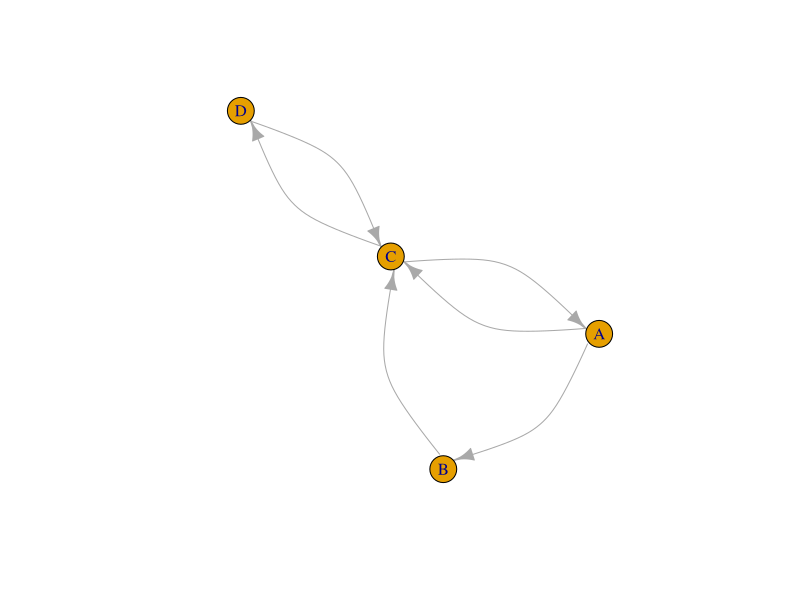

R code for this plot: (Note: this script raises an error after producing the figure.)
## ---- chunk 1
library(igraph)
A <- matrix(c(0,1,1,0, 0,0,1,0, 1,0,0,1, 0,0,1,0), nrow = 4, byrow = TRUE)
row.names(A) <- c("A", "B", "C", "D")
colnames(A) <- c("A", "B", "C", "D")
net <- graph_from_adjacency_matrix(A)
plot(net, edge.curved=0.5)
## ---- chunk 2
m <- matrix(c(0,1,1,0, 0,0,1,0, 1,0,0,1, 0,0,1,0), nrow = 4, byrow = TRUE)
row.names(m) <- LETTERS[1:4]
colnames(m) <- LETTERS[1:4]
m
## ---- chunk 3
all(m[upper.tri(m)] == t(m)[upper.tri(m)])
## ---- chunk 4
isSymmetric(m)
## ---- chunk 5
# Creating a random matrix
random_matrix <- matrix(sample(x = c(0,1), size = 10^2, replace=T), ncol=10)
random_matrix
# It is not symmetric
isSymmetric(random_matrix)

# Replace the upper triangle with the transposed upper triangle
random_matrix[upper.tri(random_matrix)] <- t(random_matrix)[upper.tri(random_matrix)]
random_matrix
# Now it is symmetric
isSymmetric(random_matrix)
## ---- chunk 6
#maybe use this from 11.34
create_network <- function(N, FRIENDSHIPRATIO){
  adjm <- matrix(0, ncol = N, nrow = N)
  adjm[upper.tri(adjm)] <- sample(x = 0:1, 
                                  size = N*(N-1)/2, 
                                  replace = TRUE, 
                                  prob = c(1-FRIENDSHIPRATIO, FRIENDSHIPRATIO))
  adjm[lower.tri(adjm)] <- t(adjm)[lower.tri(adjm)]
  return(adjm)
  }
# n <- 10
# adjm <- matrix(NA, ncol = n, nrow = n)
# adjm
## ---- chunk 7
friendshipRatio <- 0.5

adjm[upper.tri(adjm)] <- sample(x = 0:1, 
                                size = n*(n-1)/2, 
                                replace = TRUE, 
                                prob = c(1-friendshipRatio, friendshipRatio))
adjm

# add the mirror image to the lower triangle
adjm[lower.tri(adjm)] <- t(adjm)[lower.tri(adjm)]
adjm

# replace diagonal (these indicate self-references) with zeros
diag(adjm) <- 0
adjm
## ---- chunk 8
library(igraph)
net <- graph_from_adjacency_matrix(adjm)
net
## ---- chunk 9
set.seed(1)
plot(net)
## ---- chunk 10
par(mfrow = c(1,2))
plot(net, layout = layout.grid(net), main = "Grid layout")
plot(net, layout = layout.circle(net), main = "Ring layout")
## ---- chunk 11
par(mfrow = c(1,1))
set.seed(1)
plot(net, 
     vertex.color = "dodgerblue", 
     vertex.label.color = "white",
     vertex.size = 20,
     edge.color = "black",
     edge.width = 1,
     edge.arrow.size = 0.5,
     main = "Default layout with styling")
## ---- chunk 12
# There is no age attribute set
V(net)$age

# Add an age attribute and randomly assign an age class
V(net)$age <- sample(x = 1:10, size = n, replace = TRUE)

# The network now has an age attribute
V(net)$age

V(net)$colour <- heat.colors(n = 10, rev = TRUE)[V(net)$age]

net
## ---- chunk 13
set.seed(1)
plot(net, 
     vertex.color = V(net)$colour, 
     vertex.label.color = "black",
     vertex.size = 20,
     edge.color = "black",
     edge.width = 1,
     edge.arrow.size = 0.5)
## ---- chunk 14
net <- as.undirected(net)
set.seed(1)
plot(net, 
     vertex.color = V(net)$colour, 
     vertex.label = "",
     vertex.size = 9,
     edge.width = 1,
     edge.arrow.size = 0.5)
## ---- chunk 15
# create a copy of the adjacency matrix
adjm2 <- adjm

# draw random values from a uniform distribution and replace the matrix entries that have a value of 1
adjm2[upper.tri(adjm2)] <- runif(n = sum(upper.tri(adjm2))) * adjm2[upper.tri(adjm2)]

# copy the mirror image to the lower triangle
adjm2[lower.tri(adjm2)] <- t(adjm2)[lower.tri(adjm2)]

# create the network
net2 <- graph_from_adjacency_matrix(adjm2, weighted = TRUE, mode = "undirected")
net2
## ---- chunk 16
V(net2)$age <- V(net)$age
V(net2)$colour <- V(net)$colour

plot(net2, 
     vertex.color = V(net2)$colour,
     vertex.label = "",
     vertex.size = 9,
     edge.width = E(net2)$weight*5,
     edge.arrow.size = 0.5)
## ---- chunk 17
# vertex information
V(net2)

# edge information
E(net2)
## ---- chunk 18
# vertex attributes
get.vertex.attribute(graph = net2)

# edge attributes
get.edge.attribute(net2)
## ---- chunk 19
# vertex count
vcount(net)

# edge count
ecount(net)
## ---- chunk 20
diameter(graph = net)
## ---- chunk 21
# average distance between any dyad
mean_distance(graph = net)
## ---- chunk 22
edge_density(graph = net)
## ---- chunk 23
reciprocity(graph = net)
## ---- chunk 24
transitivity(graph = net)
## ---- chunk 25
# number of edges that connected with each node
degree(graph = net)

# as we have an undirected network, the count of incoming and outgoing edges is identical
identical(degree(graph = net, mode = "in"), 
          degree(graph = net, mode = "out"))

# we can use the mean of all degree centralities as a general measure for the entire network
mean(degree(graph = net))
## ---- chunk 26
sort(strength(graph = net))
## ---- chunk 27
closeness(graph = net)
## ---- chunk 28
betweenness(graph = net)
## ---- chunk 29
eigen_centrality(graph = net)$vector
## ---- chunk 30
# set up vector that stores whether an individual possesses the latest gossip:
gossip_meter <- rep(FALSE, n)
gossip_meter

# choose a random individual to start gossiping
gossip_meter[sample(x = n, size = 1)] <- TRUE
gossip_meter

# choose an individual with gossip
if(sum(gossip_meter) == 1){
  gossip_provider <- which(gossip_meter)
} else {
  gossip_provider <- sample(x = which(gossip_meter), size = 1)
}

# choose a neighbour in the network
neighbours <- which(adjm[gossip_provider,] == 1)

# only execute if there is a neighbour
if(length(neighbours) > 0){
  # choose one neighbour if several are present
  if(length(neighbours) == 1){
    neighbour <- neighbours
  } else {
    neighbour <- sample(x = neighbours, size = 1)
  }
  # update gossip indicator of the neighbour
  gossip_meter[neighbour] <- TRUE
}
gossip_meter
## ---- chunk 31
mySample <- function(x, prob = NULL){
  if(length(x) == 1){
    return(x)
  } else {
    return(sample(x = x, size = 1, prob = prob))
  }
}
## ---- chunk 32
library(tidyverse)
# total number of turns to loop over
Turns <- 50

# a matrix to record how many individuals have the gossip at time x
res <- tibble(turn = 1:Turns, gossipers = rep(0, Turns))

# set up gossip indicator
gossip_meter <- rep(FALSE, n)

# choose a random individual to start gossipping
gossip_meter[sample(x = n, size = 1)] <- TRUE

for(turns in 1:Turns){
  res[turns,2] <- sum(gossip_meter)/n
  # choose an individual with gossip
  gossip_provider <- mySample(which(gossip_meter))
  
  # choose a neighbour in the network
  neighbours <- which(adjm[gossip_provider,] == 1)
  
  # only execute if there is a neighbour
  if(length(neighbours) > 0){
    # choose one neighbour ...
    neighbour <- mySample(neighbours)
    # and update its gossip indicator
    gossip_meter[neighbour] <- TRUE
  }
}

# have a look at the time course
res$turn
## ---- chunk 33
# plot result
library(ggplot2)
ggplot(res) + 
  geom_line(aes(x = turn, y = gossipers)) +
  ylab("prop. of pop. with gossip") +
  theme_bw()
## ---- chunk 34
gossip_model_1 <- function(ADJM, TURNS, SIM = 1){
  n <- nrow(ADJM)
  # a matrix to record how many individuals have the gossip at time x
  res <- tibble(turn = 1:TURNS, gossipers = rep(0, TURNS))
  # set up gossip indicator
  gossip_meter <- rep(FALSE, n)
  # choose a random individual to start gossiping
  gossip_meter[sample(x = n, size = 1)] <- TRUE
  
  for(turns in 1:TURNS){
    res[turns,2] <- sum(gossip_meter)/n
    # choose an individual with gossip
    gossip_provider <- mySample(which(gossip_meter))
    # choose a neighbour in the network
    neighbours <- which(ADJM[gossip_provider,] == 1)
    # only execute if there is a neighbour
    if(length(neighbours) > 0){
      # choose one neighbour ...
      neighbour <- mySample(neighbours)
      # and update its gossip indicator
      gossip_meter[neighbour] <- TRUE
    }
  }
  res$simulation <- SIM
  return(res)
}
## ---- chunk 35
data <- do.call("rbind", lapply(1:100, function(sim){
  gossip_model_1(ADJM = adjm, TURNS = 100, SIM = sim)
}))
## ---- chunk 36
ggplot(data) + 
  geom_line(aes(x = turn, y = gossipers, group = simulation), alpha = .2) +
  ylab("prop. of pop. with gossip") +
  theme_bw()
## ---- chunk 37
create_network <- function(N, FRIENDSHIPRATIO){
  adjm <- matrix(0, ncol = N, nrow = N)
  adjm[upper.tri(adjm)] <- sample(x = 0:1, 
                                  size = N*(N-1)/2, 
                                  replace = TRUE, 
                                  prob = c(1-FRIENDSHIPRATIO, FRIENDSHIPRATIO))
  adjm[lower.tri(adjm)] <- t(adjm)[lower.tri(adjm)]
  return(adjm)
}
## ---- chunk 38
adjm_full <- create_network(N = n, FRIENDSHIPRATIO = 1)

data_full <- do.call("rbind", 
                     lapply(1:100, function(sim){
                       gossip_model_1(ADJM = adjm_full, TURNS = 100, SIM = sim)
                       })
                     )
## ---- chunk 39
data$type <- "colleague network"
data_full$type <- "fully connected"
data_combined <- rbind(data, data_full)

ggplot(data_combined) + 
  geom_point(aes(x = turn, y = gossipers, color = type), alpha = .05) +
  geom_smooth(aes(x = turn, y = gossipers, color = type)) +
  ylab("prop. of pop. with gossip") +
  theme_bw()
## ---- chunk 40
adjm_colleagues <- create_network(N = 25, FRIENDSHIPRATIO = .20)
adjm_full <- create_network(N = 25, FRIENDSHIPRATIO = 1)

data_colleagues <- do.call("rbind", lapply(1:100, function(sim){
  gossip_model_1(ADJM = adjm_colleagues, TURNS = 100, SIM = sim)
}))

data_full <- do.call("rbind", lapply(1:100, function(sim){
  gossip_model_1(ADJM = adjm_full, TURNS = 100, SIM = sim)
}))
## ---- chunk 41
data_colleagues$type <- "colleague network"
data_full$type <- "fully connected"
data_combined2 <- rbind(data_full, data_colleagues)

ggplot(data_combined2) + 
  geom_point(aes(x = turn, y = gossipers, color = type), alpha = .05) +
  geom_smooth(aes(x = turn, y = gossipers, color = type)) +
  ylab("prop. of pop. with gossip") +
  theme_bw()
## ---- chunk 42
gossip_model_2 <- function(ADJM, PROP, TURNS, SIM = 1){
  n <- nrow(ADJM)
  # set up gossip indicator
  gossip_meter <- rep(F, n)
  # choose a random individual to start gossipping
  gossip_meter[sample(x = n, size = 1)] <- TRUE
  
  timestep <- NA
  for(turns in 1:TURNS){
    # record the time step when a defined proportion of the population has the gossip
    if(sum(gossip_meter)/n >= PROP & is.na(timestep)){
      timestep <- turns 
    }
    # choose an individual with gossip
    gossip_provider <- mySample(which(gossip_meter))
    # choose a neighbour in the network
    neighbours <- which(ADJM[gossip_provider,] == 1)
    # only execute if there is a neighbour
    if(length(neighbours)>0){
      # choose one neighbour ...
      neighbour <- mySample(neighbours)
      # and update its gossip indicator
      gossip_meter[neighbour] <- TRUE
    }
  }
  # if PROP is not reached, return the maximum value
  if(is.na(timestep)){
    timestep <- TURNS
  }
  return(timestep)
}
## ---- chunk 43
adjm <- create_network(N = 50, FRIENDSHIPRATIO = .25)
gossip_model_2(ADJM = adjm, PROP = .75, TURNS = 100, SIM = 1)
## ---- chunk 44
parameters <- expand.grid(groupSize = c(10,50),#c(10,30,50,70,90),
                          reconnections = c(0,.01,.05,.1,.5,1),
                          repetition = 1:50)
tmp <- lapply(1:nrow(parameters), function(p){
  net <- watts.strogatz.game(dim = 1, size = parameters[p,"groupSize"], nei = 2, 
                             p = parameters[p,"reconnections"], loops = FALSE, 
                             multiple = FALSE)
  adjm <- get.adjacency(net)
  model <- gossip_model_2(ADJM = adjm, PROP = .5, TURNS = 500, 
                          SIM = parameters[p,"repetition"])
  tibble(time = model, 
             degree = mean(degree(net)), 
             path = average.path.length(net))
})

tmp2 <- do.call("rbind", tmp)
parameters <- cbind(parameters, tmp2)
## ---- chunk 45
library(tidyverse)
parameters %>% 
  group_by(groupSize, reconnections) %>% 
  summarise(meanTime = mean(time), 
            meanDegree = mean(degree),
            meanPath = mean(path)) -> data
## ---- chunk 46
parameters$groupSize <- factor(parameters$groupSize)

ggplot(parameters, aes(x = reconnections, y = degree, col = groupSize)) + 
  geom_jitter(height = .01, alpha = .5) +
  scale_y_continuous(limits = c(3.5,4.5)) +
  xlab("prob. of reconnection") +
  ylab("average degree") +
  theme_bw()
## ---- chunk 47
ggplot(parameters, aes(x = reconnections, y = path, col = groupSize)) + 
  geom_point() + 
  xlab("prob. of reconnection") +
  ylab("average path length") +
  theme_bw()
## ---- chunk 48
ggplot(parameters, aes(x = path, y = time, col = groupSize)) + 
  geom_point(alpha = .33) + 
  xlab("average path length") +
  ylab("time") +
  theme_bw()
## ---- chunk 49
informationSpread <- function(ADJM, MODE = "simple", ROUNDS = 100, CONTACTS = 1){
  N <- nrow(ADJM)
  
  # set up behaviour
  behaviour <- rep(F, N)
  behaviour[sample(N,size = 10)] <- TRUE
  
  # recording data
  fraction <- rep(0, ROUNDS)
  
  # loop
  for(round in 1:ROUNDS){
    # record
    fraction[round] <- sum(behaviour)/N
    
    # pick random individual
    focal <- sample(x = N, size = 1)
    # who are its neighbours
    neigh <- adjm[focal, ] == 1
    
    if(sum(behaviour[neigh]) >= CONTACTS){
      behaviour[focal] <- TRUE
    }
    
  }
  return(tibble(mode = MODE, 
                frac = fraction, 
                round = 1:ROUNDS))
}

# Simulations with clustered (lattice) networks
net <- watts.strogatz.game(size = 10, dim = 2, nei = 2, p = .01)
adjm <- as.matrix(get.adjacency(net))
clu <- informationSpread(ADJM = adjm, MODE = "simple", ROUNDS = 1000, CONTACTS = 1)
clu$network <- "clustered"

# Simulations with random (small world) networks
net2 <- erdos.renyi.game(n = 100, p.or.m = 600, type = "gnm", directed = FALSE, loops = FALSE)
adjm2 <- as.matrix(get.adjacency(net2))
rand <- informationSpread(ADJM = adjm2, MODE = "simple", ROUNDS = 1000, CONTACTS = 1)
rand$network <- "random"

res <- rbind(clu, rand)
## ---- chunk 50
ggplot(res) + 
  geom_line(aes(x = round, y = frac, col = network, linetype = mode), size = .9) + 
  theme_bw()
## ---- chunk 51
# for repeated interactions 
informationSpread <- function(NET, MODE = "simple", ROUNDS = 100, CONTACTS = 1){
  if(NET == "clustered"){
    net <- watts.strogatz.game(size = 10, dim = 2, nei = 2, p = .01, loops = FALSE, multiple = FALSE)
  } else if(NET == "random"){
    net <- erdos.renyi.game(n = 100, p.or.m = 600, type = "gnm", directed = FALSE, loops = FALSE)
  }
 adjm <- as.matrix(get.adjacency(net)) 
 
  N <- nrow(adjm)
  
  # set up behaviour
  behaviour <- rep(F, N)
  behaviour[sample(N,size = 10)] <- TRUE
  
  # recording data
  fraction <- rep(0, ROUNDS)
  
  # loop
  for(round in 1:ROUNDS){
    # record
    fraction[round] <- sum(behaviour)/N
    
    # pick random individual
    focal <- sample(x = N, size = 1)
    # who are its neighbours
    neigh <- adjm[focal, ] == 1
    
    if(sum(behaviour[neigh]) >= CONTACTS){
      behaviour[focal] <- TRUE
    }
    
  }
  return(tibble(network = NET, 
                mode = MODE, 
                frac = fraction, 
                round = 1:ROUNDS))
}

# repeated runs
reps <- 10

# simulte complex and simple contagion for clustered networks
set.seed(11)
clu_simple <- do.call("rbind", 
                      lapply(1:reps, function(x) informationSpread(NET = "clustered", 
                                     ROUNDS = 1000, CONTACTS = 1, MODE = "simple")))
clu_comp <- do.call("rbind", 
                    lapply(1:reps, function(x) informationSpread(NET = "clustered", 
                                     ROUNDS = 1000, CONTACTS = 4, MODE = "complex")))
clu <- rbind(clu_simple, clu_comp)

# simulte complex and simple contagion for random networks
rand_simple <- do.call("rbind", 
                       lapply(1:reps, function(x) informationSpread(NET = "random", 
                                      ROUNDS = 1000, CONTACTS = 1, MODE = "simple")))
rand_comp <- do.call("rbind", 
                     lapply(1:reps, function(x) informationSpread(NET = "random", 
                                      ROUNDS = 1000, CONTACTS = 4, MODE = "complex")))
rand <- rbind(rand_simple, rand_comp)

# combine results
res <- rbind(clu, rand)
## ---- chunk 52
ggplot(res) + 
  stat_smooth(aes(x = round, y = frac, col = network, 
                  linetype = mode), size = .9, se = T) +
  ylab("Proportion of individuals with information") +
  xlab("Round") + 
  theme_bw()
